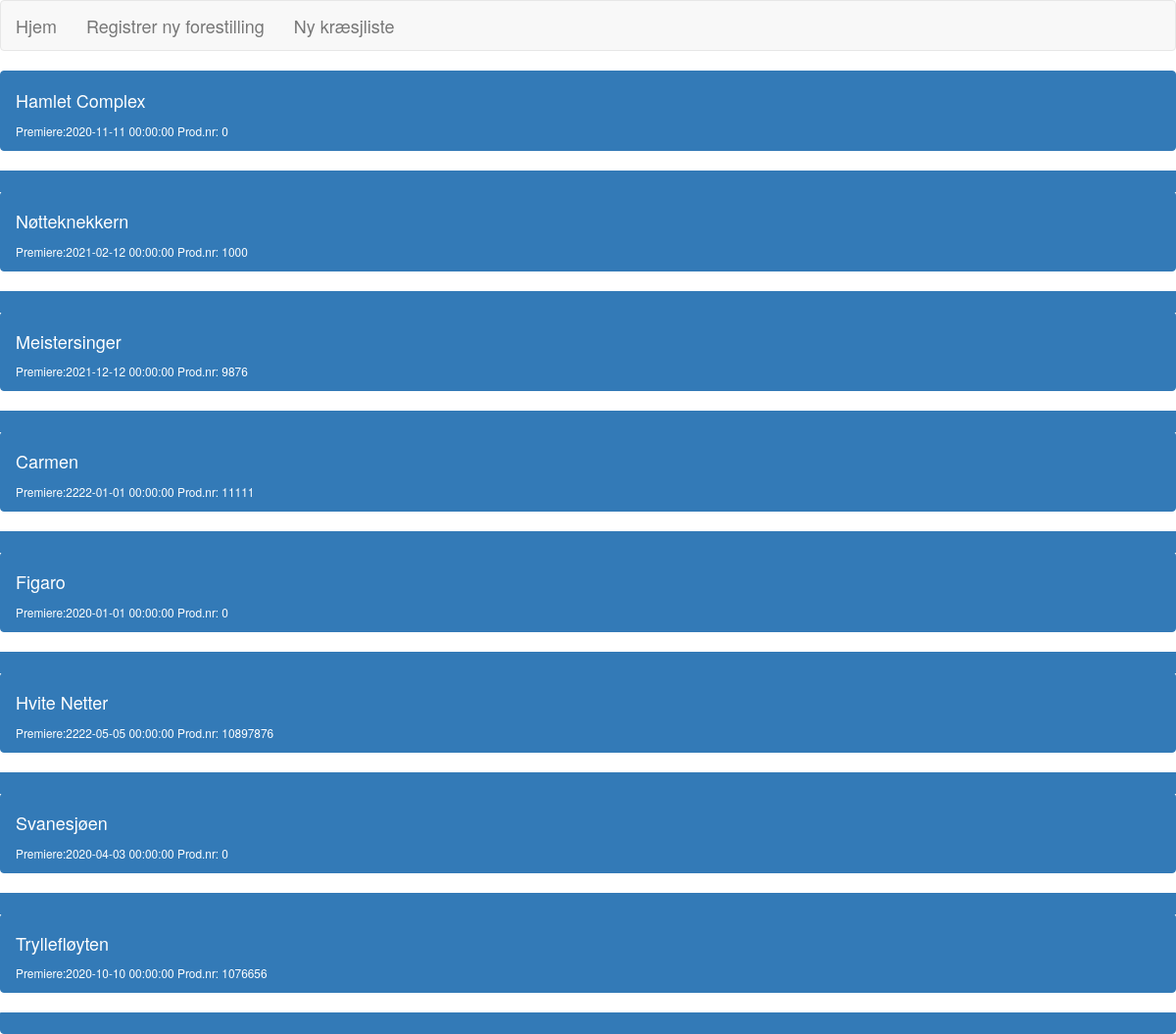
/index, run on the app's committed database.
### app/models.py (models this page shows, shortened)
class Forestilling(db.Model):
	id= db.Column(db.Integer, primary_key=True)
	forestilling_navn = db.Column(db.String(120), index = True)
	premiere = db.Column(db.DateTime, index=True)
	prod_nr = db.Column(db.Integer, index=True)
	aktuell = db.Column(db.Boolean, default = False, index = True)
	elementer = db.relationship('LoftElement', backref='tilhorer_forestilling', lazy = True, cascade="all, delete-orphan")

### app/routes.py (the view)
@app.route('/')
@app.route('/index')
def index():
	forestillinger = Forestilling.query.all()
	return render_template('index.html', title = 'forestillinger', forestillinger=forestillinger)

### app/templates/index.html (shortened to what this page needs)
{% extends "base.html" %}
{% block app_content %}
{% for forestilling in forestillinger %}
<div class ="list-group">
<a href="/index/{{forestilling.forestilling_navn}}" class = "list-group-item list-group-item-action flex-column align-items-start active">
	<div class="d-flex w-100 justify-content-between">
		<h4 class="mb-1" >{{ forestilling.forestilling_navn }}</h4> <small class = "text muted"> Premiere:{{ forestilling.premiere}} Prod.nr: {{ forestilling.prod_nr }}</small>
	</div>
</div>
{% endfor %}
{% endblock %}

### app/templates/base.html (shortened to what this page needs)
{% extends 'bootstrap/base.html' %}
{% block navbar %}
  <nav class ='navbar navbar-default'>
   <a class="navbar-brand" href="{{ url_for('index') }}">Hjem</a><a class="navbar-brand" href="{{ url_for('regforestilling') }}">Registrer ny forestilling</a><a class="navbar-brand" href="{{ url_for('kraesj') }}">Ny kræsjliste </a>
 </nav>
  {% endblock %}
  {% block content %}
    <div class container>
        {% block app_content %}{% endblock %}
      </div>
  {% endblock %}

### data on the page
Forestilling: forestilling_navn "Hamlet Complex", premiere "2020-11-11 00:00:00", prod_nr "0"
Forestilling: forestilling_navn "Nøtteknekkern", premiere "2021-02-12 00:00:00", prod_nr "1000"
Forestilling: forestilling_navn "Meistersinger", premiere "2021-12-12 00:00:00", prod_nr "9876"
Forestilling: forestilling_navn "Carmen", premiere "2222-01-01 00:00:00", prod_nr "11111"
Forestilling: forestilling_navn "Figaro", premiere "2020-01-01 00:00:00", prod_nr "0"
Forestilling: forestilling_navn "Hvite Netter", premiere "2222-05-05 00:00:00", prod_nr "10897876"
Forestilling: forestilling_navn "Svanesjøen", premiere "2020-04-03 00:00:00", prod_nr "0"
Forestilling: forestilling_navn "Tryllefløyten", premiere "2020-10-10 00:00:00", prod_nr "1076656"
